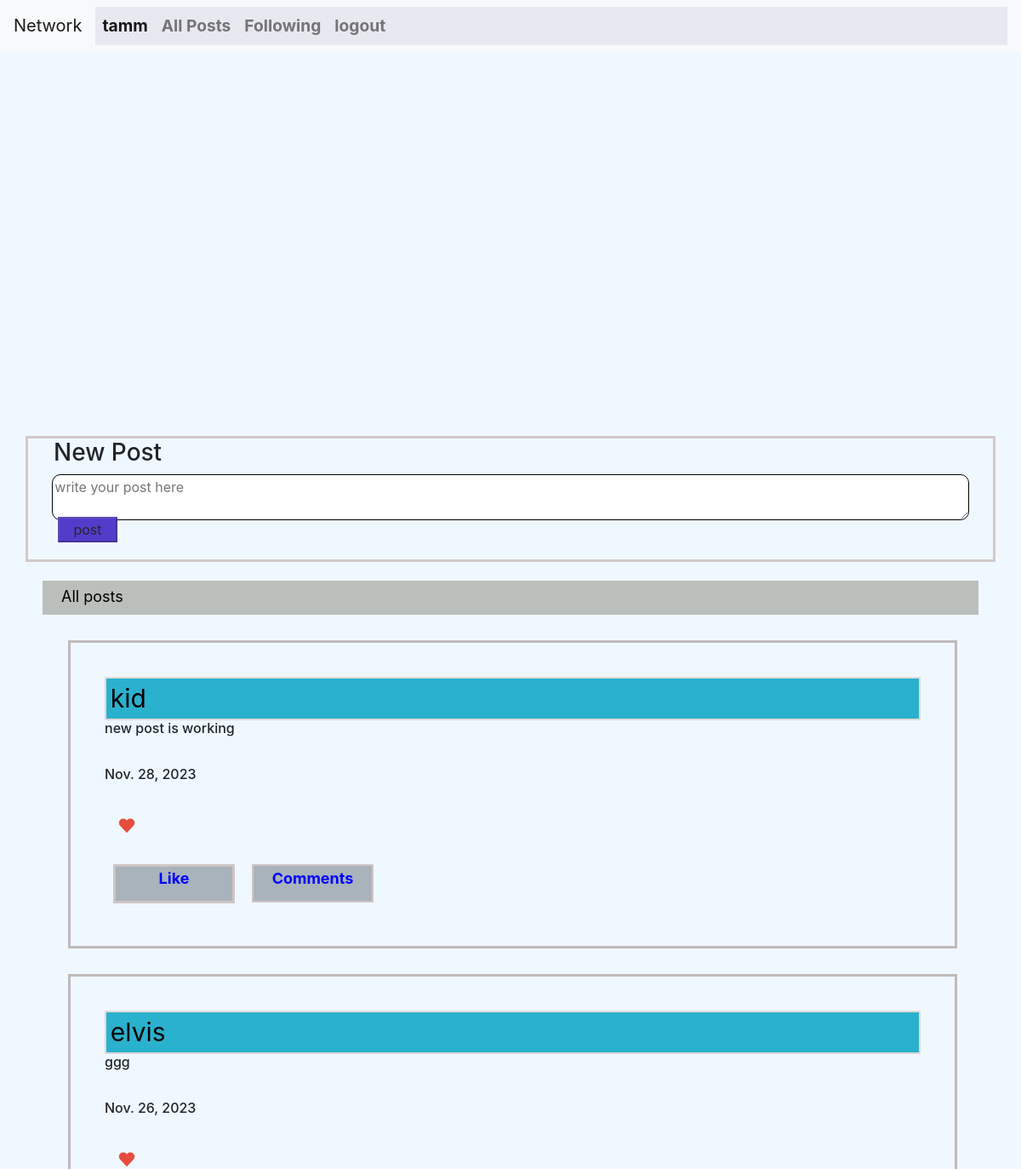
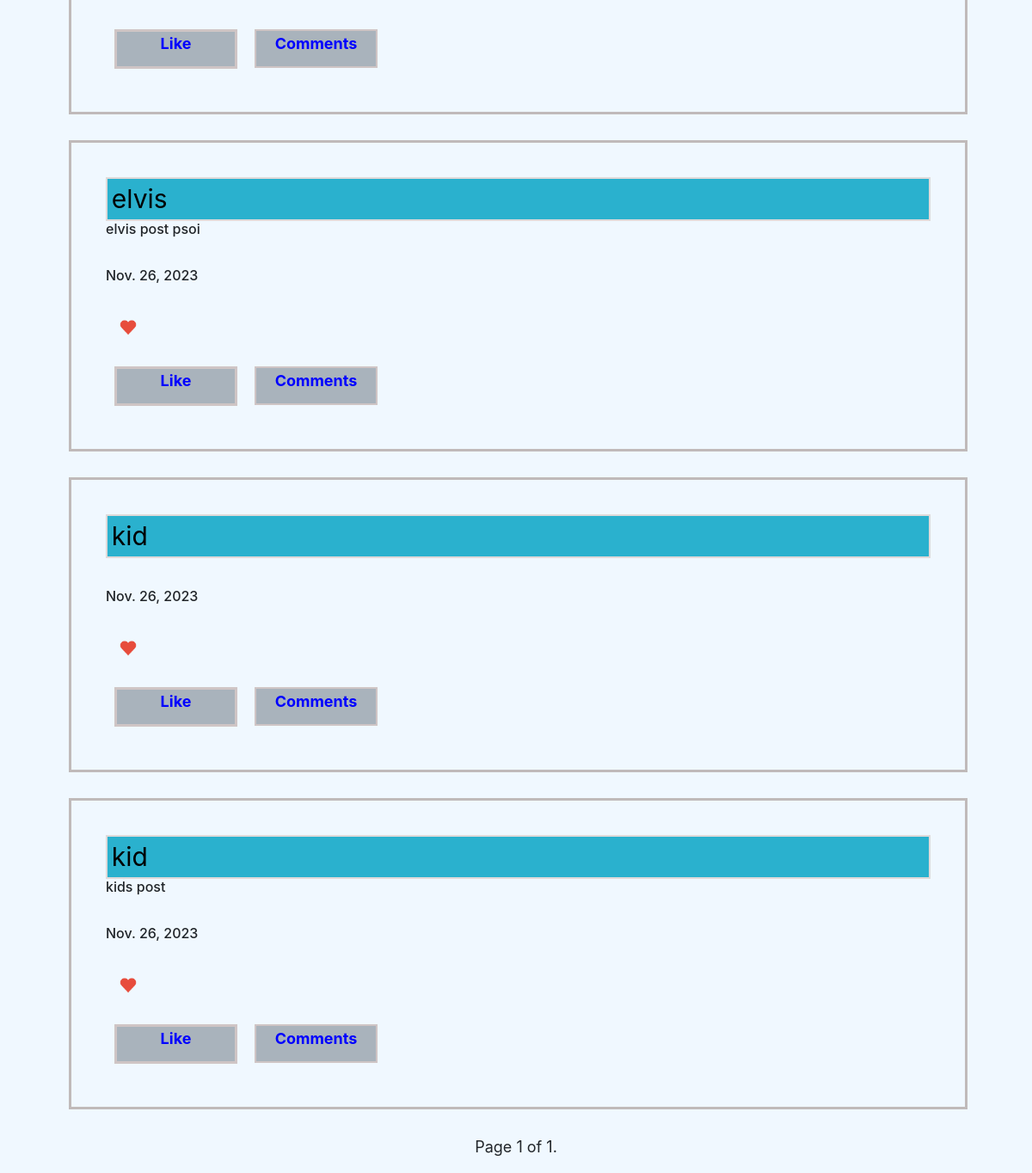
The app's page / (signed in) with its own data (2 pictures, top to bottom).
### network/models.py (models this page shows, shortened)
class User(AbstractUser):
    pass

class Posts(models.Model):
    user=models.ForeignKey(User,on_delete=models.CASCADE)
    text_field=models.CharField(max_length=5000)
    likes=models.IntegerField(default=0)
    date_created_on=models.DateField(auto_now=True)

### network/views.py (the view)
# urls.py: path("", views.index, name="index"),
@login_required
def index(request):
    user=request.user
    posts = Posts.objects.all().order_by('-id')  # fetching all post objects from database
    paginator = Paginator(posts, 10)
    page = request.GET.get('page1')
    try:
        page_obj = paginator.page(page)
    except PageNotAnInteger:
        page_obj = paginator.page(1)
    except EmptyPage:
        page_obj = paginator.page(paginator.num_pages)
    followed_users_ids=[]
    post_set=set()
    followed_posts=[]
    follower_ids= user.following_set.all()
    for ids in follower_ids:
        id=ids.users_id
        post_set.add(id)
    followed_users_ids=list(post_set)
    for followed_user_id in followed_users_ids:
        post=Posts.objects.filter(user=followed_user_id)
        followed_posts+=post
    followed_posts
    paginator = Paginator(followed_posts, 5)
    page = request.GET.get('page2')
    try:
        followed_posts = paginator.page(page)
    except PageNotAnInteger:
        followed_posts = paginator.page(1)
    except EmptyPage:
        followed_posts = paginator.page(paginator.num_pages)
    return render(request, 'network/index.html',{'page_obj':page_obj,'page':followed_posts})

### network/templates/network/index.html (shortened to what this page needs)
{% extends "network/layout.html" %}
{% block body %}
{% if user.is_authenticated %}
<section id="section">
        <div id="create-post">
            <h3 id="post-header">New Post</h3>
            <form id="post-form">
                  <textarea name="text_field" id="textarea"  placeholder="write your post here"></textarea> <br>
                  <button id="form-button" type="submit">post</button>
            </form>
        </div>
<div id="post-container">
  {% if page_obj %}
  <div id="post-title">All posts</div>
  {% for post in page_obj %}
      <div data-posts="{{post.user.id}}" id="all-posts">
              <div id="post-list">
                      <button data-profile="{{post.user.id}}" id="username-link" >{{post.user.username}}</button> <br>
                      <h3 id="post-txt">{{post.text_field}} </h3> <br>
                      <h3 id="post-date">{{post.date_created_on}} </h3> <br>
                     <div id="count-div">
                        <a data-img="{{post.id}}" id="{{post.user.username}}" class="btn-like-img" href="">
                             <img id="image" src="{% static 'network/heart.png' %}" alt="heart picture">
                        </a>
                    </div>
                      <div class="btn-div">
                              {% if post.user.username == user.username %}
                              <a data-edit="{{post.id}}" id="btn-edit" href="#edit-post">edit</a>
                              <a data-delete="{{post.id}}" id="btn-delete" href=""> Delete</a><br>
                              <button data-comments="{{post.id}}" id="btn-comment">Comments</button>
                              {% else %}
                            <a data-like="{{post.id}}" id="btn-like" href=""> Like</a><br>
                              <button data-comments="{{post.id}}" id="btn-comment">Comments</button>
                              {% endif %}
                      </div>
              </div>
      </div>
{% endfor %}
          <center>
                <div>
                    <span>
                      <span>
                        Page {{ page_obj.number }} of {{ page_obj.paginator.num_pages }}.
                      </span>
                    </span>
                </div>
          </center>
{% endif %}
</div>
</section>
{% endif %}
{% endblock %}

### network/templates/network/layout.html (shortened to what this page needs)
{% load static %}
<!DOCTYPE html>
<html lang="en">
    <head>
        <link rel="stylesheet" href="https://cdn.jsdelivr.net/npm/bootstrap@4.0.0/dist/css/bootstrap.min.css">
        <link href="{% static 'network/styles.css' %}" rel="stylesheet">
    </head>
    <body>
        <div class="nav-bar">
            {% if user.is_authenticated %}
                 <nav class="navbar navbar-expand-lg navbar-light bg-light">
                        <a class="navbar-brand" href="#">Network</a>
                        <div class="collapse navbar-collapse" id="navbarSupportedContent">
                                <ul class="navbar-nav mr-auto">
                                    <li class="nav-item active">
                                    <a class="nav-link"  id="username"  href="">{{user.username}}<span class="sr-only">(current)</span></a>
                                    </li>
                                    <li class="nav-item">
                                    <a class="nav-link" id="posts-posts" href="/">All Posts</a>
                                    </li>
                                    <li class="nav-item">
                                    <a class="nav-link" id="following_url" href="#following-post-container">Following</a>
                                    </li>
                                    <li class="nav-item">
                                    <a class="nav-link"  href="{% url 'logout' %}">logout</a>
                                    </li>
                                </ul>
                        </div>
                </nav>
                {% else %}
                <div class="log-reg">
                <a class="reg-form" href="{% url 'register' %}">Register</a>
                <a class="log-form"  href="{% url 'login' %}">login</a>
                </div>
                {% endif %}
        </div>
        <div class="body">
                  {% block body %}
                  {% endblock %}
        </div>
</body>
</html>

### network/static/network/styles.css (style rules this page uses)
#textarea { display: flex; flex-direction: row; flex-wrap: nowrap; justify-content: flex-start; align-items: stretch; align-content: stretch; width:40% }

### network/templates/network/layout.html (style rules this page uses)
.nav-bar { width: 100%; height: 20%; }
.navbar { width: 100%; height: auto; position: fixed; z-index: 1; color: blue; }
.nav-link { color:rgb(23, 23, 188); font-style: normal; font-size: larger; font-weight: bold; }
#navbarSupportedContent { background-color: rgb(232, 232, 240); }
body { background-color:aliceblue; width: 100%; height: 100%; position: absolute; }
#section { background-color:aliceblue; margin-top: 10px; width: auto; height: auto; margin-top: -35px; }
#create-post,#edit-post { display: flex; flex-direction: column; flex-wrap: nowrap; justify-content: flex-start; align-items: stretch; align-content: stretch; width:95%; padding-top: -20px; position: relative; margin-bottom:5px; margin:auto; border: solid; border-color: rgb(210, 202, 202); background-color:aliceblue; }
#post-header { margin-left:30px }
#textarea,#textarea-edit { width:95%; margin:auto; margin-bottom: -25px; border: 1px solid; border-radius: 10px; }
#form-button ,#form-button-edit { background-color:rgb(84, 60, 203); text-align: center; padding-bottom: -20px; margin-left: 35px; margin-top: -39px; margin-bottom:20px; color: #262626; width:70px; }
#post-container,#following-post-container { background-color:aliceblue; padding: 20px; width:95%; margin: auto; margin-top: 2px; font-size: large; }
#all-posts,#profile-box,#user-following { display: flex; flex-direction: column; flex-wrap: nowrap; justify-content: flex-start; align-items: stretch; align-content: stretch; position: relative; padding: 40px; width: 95%; margin: 30px; border-style: solid; border-color: #c0baba; }
#btn-edit, #btn-delete, #btn-unlike,#btn-comment,#id1,#id2,#id3,#btn-like,#btn-likep { height: 20px; background-color: rgb(169, 179, 188); padding-bottom: 40px; text-align: center; margin: 1%; border-style: solid; border-color: rgb(207, 197, 197); margin-bottom: 10px; color: blue; font-weight: bold; width:15% }
.btn-div { display: flex; flex-direction: row; }
#profile-title,#following-title,#post-title { background-color: rgb(187, 191, 187); height: 40px; text-align: justify; padding-left: 2%; padding-top: .5%; color:black; }
#post-txt { font-size: medium; }
#post-date { font-size: medium; }
#username-link { width:100%; background-color: #2ab1ce; text-align: left; font-size: 30px; height: auto; border-color: #dfdada; border-style: solid; padding-left: .5%; }
#count-div { display: flex; flex-direction: row; flex-wrap: nowrap; justify-content: flex-start; align-items: stretch; align-content: stretch; position: relative; padding-left: 5px; padding-right: 5px; padding-bottom: 40px; text-align: center; margin: auto; border-radius: 15px; margin-bottom: 10px; }
#image { width: 20px; height: 20px; margin-left: 1px; }

### records on screen
User: username "tamm"
Posts: user.username "kid", text_field "new post is working", date_created_on "Nov. 28, 2023"
Posts: user.username "elvis", text_field "ggg", date_created_on "Nov. 26, 2023"
Posts: user.username "elvis", text_field "elvis post psoi", date_created_on "Nov. 26, 2023"
Posts: user.username "kid", date_created_on "Nov. 26, 2023"
Posts: user.username "kid", text_field "kids post", date_created_on "Nov. 26, 2023"

### other values on screen
{{ page_obj.number }} "1"
{{ page_obj.paginator.num_pages }} "1"
